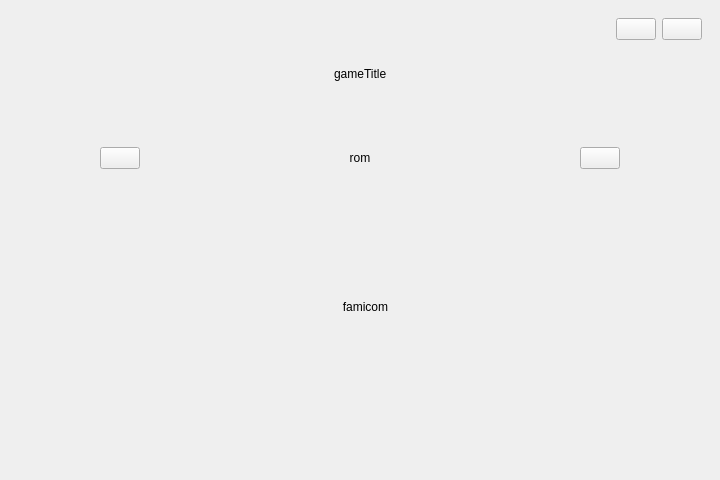
<?xml version="1.0" encoding="UTF-8"?>
<ui version="4.0">
 <class>MainWindow</class>
 <widget class="QMainWindow" name="MainWindow">
  <property name="geometry">
   <rect>
    <x>0</x>
    <y>0</y>
    <width>720</width>
    <height>480</height>
   </rect>
  </property>
  <property name="sizePolicy">
   <sizepolicy hsizetype="MinimumExpanding" vsizetype="MinimumExpanding">
    <horstretch>0</horstretch>
    <verstretch>0</verstretch>
   </sizepolicy>
  </property>
  <property name="minimumSize">
   <size>
    <width>720</width>
    <height>480</height>
   </size>
  </property>
  <property name="windowTitle">
   <string>MainWindow</string>
  </property>
  <widget class="QWidget" name="centralWidget">
   <property name="sizePolicy">
    <sizepolicy hsizetype="MinimumExpanding" vsizetype="MinimumExpanding">
     <horstretch>0</horstretch>
     <verstretch>0</verstretch>
    </sizepolicy>
   </property>
   <property name="minimumSize">
    <size>
     <width>720</width>
     <height>480</height>
    </size>
   </property>
   <layout class="QVBoxLayout" name="verticalLayout">
    <item>
     <widget class="QWidget" name="menuWidget" native="true">
      <layout class="QHBoxLayout" name="horizontalLayout">
       <item>
        <spacer name="horizontalSpacer">
         <property name="orientation">
          <enum>Qt::Horizontal</enum>
         </property>
         <property name="sizeHint" stdset="0">
          <size>
           <width>40</width>
           <height>20</height>
          </size>
         </property>
        </spacer>
       </item>
       <item>
        <widget class="QPushButton" name="debugButton">
         <property name="text">
          <string/>
         </property>
        </widget>
       </item>
       <item>
        <widget class="QPushButton" name="helpButton">
         <property name="text">
          <string/>
         </property>
        </widget>
       </item>
      </layout>
     </widget>
    </item>
    <item>
     <widget class="QWidget" name="titleWidget" native="true">
      <layout class="QHBoxLayout" name="horizontalLayout_4">
       <item>
        <spacer name="horizontalSpacer_4">
         <property name="orientation">
          <enum>Qt::Horizontal</enum>
         </property>
         <property name="sizeHint" stdset="0">
          <size>
           <width>40</width>
           <height>20</height>
          </size>
         </property>
        </spacer>
       </item>
       <item>
        <widget class="QLabel" name="gameTitle">
         <property name="text">
          <string>gameTitle</string>
         </property>
        </widget>
       </item>
       <item>
        <spacer name="horizontalSpacer_5">
         <property name="orientation">
          <enum>Qt::Horizontal</enum>
         </property>
         <property name="sizeHint" stdset="0">
          <size>
           <width>40</width>
           <height>20</height>
          </size>
         </property>
        </spacer>
       </item>
      </layout>
     </widget>
    </item>
    <item>
     <widget class="QWidget" name="romWidget" native="true">
      <layout class="QHBoxLayout" name="horizontalLayout_2">
       <item>
        <spacer name="romLeftSpacer1">
         <property name="orientation">
          <enum>Qt::Horizontal</enum>
         </property>
         <property name="sizeHint" stdset="0">
          <size>
           <width>40</width>
           <height>20</height>
          </size>
         </property>
        </spacer>
       </item>
       <item>
        <widget class="QPushButton" name="previousButton">
         <property name="text">
          <string/>
         </property>
        </widget>
       </item>
       <item>
        <spacer name="romLeftSpacer2">
         <property name="orientation">
          <enum>Qt::Horizontal</enum>
         </property>
         <property name="sizeHint" stdset="0">
          <size>
           <width>80</width>
           <height>20</height>
          </size>
         </property>
        </spacer>
       </item>
       <item>
        <spacer name="romLeftSpacer3">
         <property name="orientation">
          <enum>Qt::Horizontal</enum>
         </property>
         <property name="sizeHint" stdset="0">
          <size>
           <width>40</width>
           <height>20</height>
          </size>
         </property>
        </spacer>
       </item>
       <item>
        <widget class="QLabel" name="label">
         <property name="sizePolicy">
          <sizepolicy hsizetype="MinimumExpanding" vsizetype="MinimumExpanding">
           <horstretch>0</horstretch>
           <verstretch>0</verstretch>
          </sizepolicy>
         </property>
         <property name="minimumSize">
          <size>
           <width>100</width>
           <height>100</height>
          </size>
         </property>
         <property name="text">
          <string>rom</string>
         </property>
         <property name="scaledContents">
          <bool>false</bool>
         </property>
         <property name="alignment">
          <set>Qt::AlignCenter</set>
         </property>
        </widget>
       </item>
       <item>
        <spacer name="horizontalSpacer_9">
         <property name="orientation">
          <enum>Qt::Horizontal</enum>
         </property>
         <property name="sizeHint" stdset="0">
          <size>
           <width>40</width>
           <height>20</height>
          </size>
         </property>
        </spacer>
       </item>
       <item>
        <spacer name="horizontalSpacer_11">
         <property name="orientation">
          <enum>Qt::Horizontal</enum>
         </property>
         <property name="sizeHint" stdset="0">
          <size>
           <width>80</width>
           <height>20</height>
          </size>
         </property>
        </spacer>
       </item>
       <item>
        <widget class="QPushButton" name="nextButton">
         <property name="text">
          <string/>
         </property>
        </widget>
       </item>
       <item>
        <spacer name="horizontalSpacer_8">
         <property name="orientation">
          <enum>Qt::Horizontal</enum>
         </property>
         <property name="sizeHint" stdset="0">
          <size>
           <width>40</width>
           <height>20</height>
          </size>
         </property>
        </spacer>
       </item>
      </layout>
     </widget>
    </item>
    <item>
     <widget class="QWidget" name="famicomWidget" native="true">
      <layout class="QHBoxLayout" name="horizontalLayout_3">
       <item>
        <spacer name="famicomLeftSpacer">
         <property name="orientation">
          <enum>Qt::Horizontal</enum>
         </property>
         <property name="sizeType">
          <enum>QSizePolicy::MinimumExpanding</enum>
         </property>
         <property name="sizeHint" stdset="0">
          <size>
           <width>235</width>
           <height>20</height>
          </size>
         </property>
        </spacer>
       </item>
       <item>
        <widget class="QLabel" name="famicom">
         <property name="sizePolicy">
          <sizepolicy hsizetype="MinimumExpanding" vsizetype="MinimumExpanding">
           <horstretch>0</horstretch>
           <verstretch>0</verstretch>
          </sizepolicy>
         </property>
         <property name="minimumSize">
          <size>
           <width>180</width>
           <height>150</height>
          </size>
         </property>
         <property name="text">
          <string>famicom</string>
         </property>
         <property name="scaledContents">
          <bool>false</bool>
         </property>
         <property name="alignment">
          <set>Qt::AlignCenter</set>
         </property>
        </widget>
       </item>
       <item>
        <spacer name="famicomRightSpacer">
         <property name="orientation">
          <enum>Qt::Horizontal</enum>
         </property>
         <property name="sizeHint" stdset="0">
          <size>
           <width>40</width>
           <height>20</height>
          </size>
         </property>
        </spacer>
       </item>
      </layout>
     </widget>
    </item>
    <item>
     <spacer name="verticalSpacer_2">
      <property name="orientation">
       <enum>Qt::Vertical</enum>
      </property>
      <property name="sizeType">
       <enum>QSizePolicy::Expanding</enum>
      </property>
      <property name="sizeHint" stdset="0">
       <size>
        <width>20</width>
        <height>140</height>
       </size>
      </property>
     </spacer>
    </item>
   </layout>
  </widget>
 </widget>
 <resources/>
 <connections/>
</ui>
